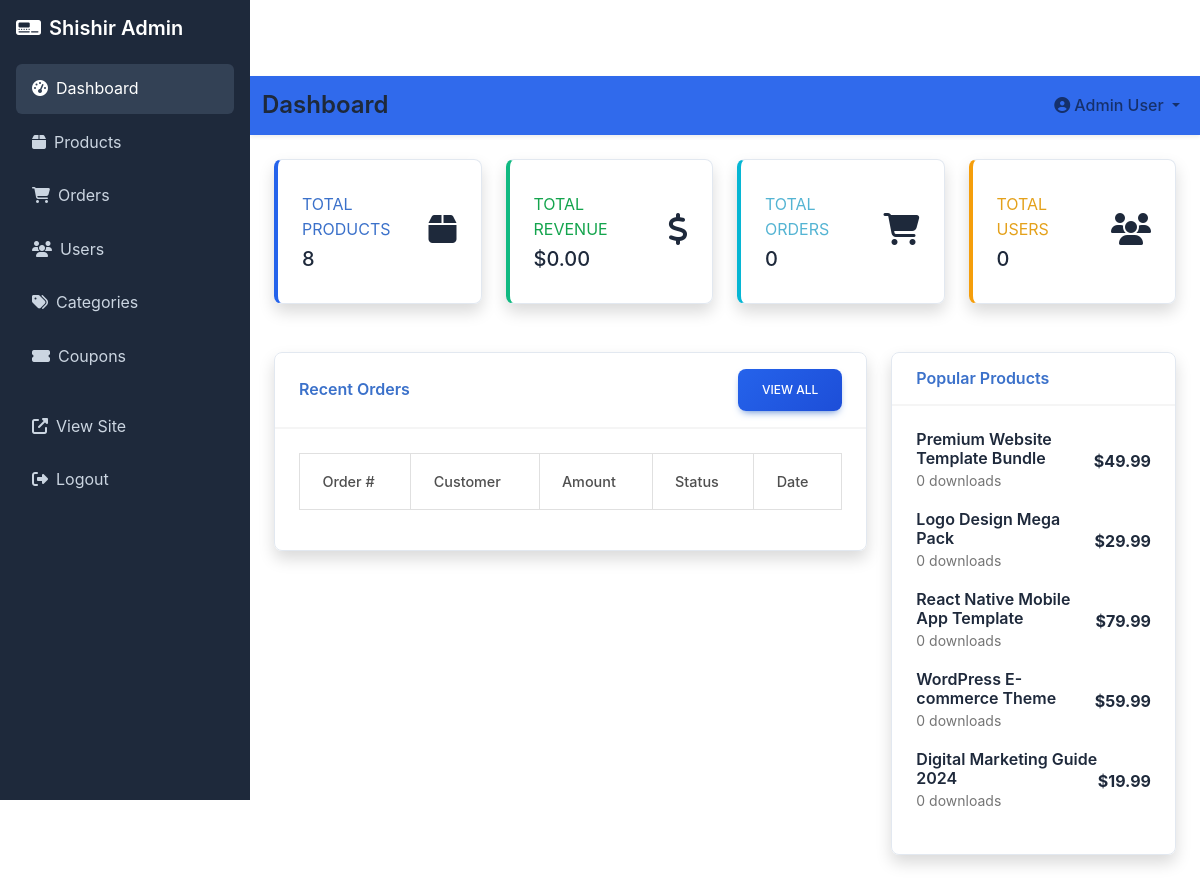
/admin/index.php (signed in), run on the app's committed database.
### tables this page shows
CREATE TABLE `users` (
  `id` int(11) NOT NULL AUTO_INCREMENT,
  `name` varchar(255) NOT NULL,
  `email` varchar(255) NOT NULL,
  `password` varchar(255) NOT NULL,
  `role` enum('user','admin','super_admin') DEFAULT 'user',
  `status` enum('active','blocked','pending') DEFAULT 'active',
  `email_verified` tinyint(1) DEFAULT 0,
  `verification_token` varchar(255) DEFAULT NULL,
  `reset_token` varchar(255) DEFAULT NULL,
  `reset_expires` timestamp NULL DEFAULT NULL,
  `last_login` timestamp NULL DEFAULT NULL,
  `created_at` timestamp DEFAULT CURRENT_TIMESTAMP,
  `updated_at` timestamp DEFAULT CURRENT_TIMESTAMP ON UPDATE CURRENT_TIMESTAMP,
  PRIMARY KEY (`id`),
  UNIQUE KEY `email` (`email`),
  KEY `idx_email` (`email`),
  KEY `idx_role` (`role`),
  KEY `idx_status` (`status`)
);

CREATE TABLE `settings` (
  `id` int(11) NOT NULL AUTO_INCREMENT,
  `setting_key` varchar(255) NOT NULL,
  `setting_value` longtext,
  `setting_type` enum('text','number','boolean','json') DEFAULT 'text',
  `description` text,
  `created_at` timestamp DEFAULT CURRENT_TIMESTAMP,
  `updated_at` timestamp DEFAULT CURRENT_TIMESTAMP ON UPDATE CURRENT_TIMESTAMP,
  PRIMARY KEY (`id`),
  UNIQUE KEY `setting_key` (`setting_key`)
);

CREATE TABLE `products` (
  `id` int(11) NOT NULL AUTO_INCREMENT,
  `title` varchar(255) NOT NULL,
  `slug` varchar(255) NOT NULL,
  `description` longtext,
  `short_description` text,
  `price` decimal(10,2) NOT NULL DEFAULT 0.00,
  `sale_price` decimal(10,2) DEFAULT NULL,
  `category_id` int(11) DEFAULT NULL,
  `images` json DEFAULT NULL,
  `file_path` varchar(500) DEFAULT NULL,
  `file_size` bigint(20) DEFAULT NULL,
  `demo_url` varchar(500) DEFAULT NULL,
  `tags` json DEFAULT NULL,
  `featured` tinyint(1) DEFAULT 0,
  `downloads_count` int(11) DEFAULT 0,
  `views_count` int(11) DEFAULT 0,
  `rating` decimal(3,2) DEFAULT 0.00,
  `reviews_count` int(11) DEFAULT 0,
  `status` enum('active','inactive','draft') DEFAULT 'active',
  `created_at` timestamp DEFAULT CURRENT_TIMESTAMP,
  `updated_at` timestamp DEFAULT CURRENT_TIMESTAMP ON UPDATE CURRENT_TIMESTAMP,
  PRIMARY KEY (`id`),
  UNIQUE KEY `slug` (`slug`),
  KEY `category_id` (`category_id`),
  KEY `idx_status` (`status`),
  KEY `idx_featured` (`featured`),
  KEY `idx_price` (`price`),
  FULLTEXT KEY `search_idx` (`title`,`description`,`short_description`),
  CONSTRAINT `products_ibfk_1` FOREIGN KEY (`category_id`) REFERENCES `categories` (`id`) ON DELETE SET NULL
);

### includes/functions.php (called while the page is built, shortened)
<?php
function getUserById($id) {
    global $pdo;
    $stmt = $pdo->prepare("SELECT * FROM users WHERE id = ?");
    $stmt->execute([$id]);
    return $stmt->fetch();
}
function isSuperAdmin() {
    $user = getUserById($_SESSION['user_id']);
    return $user && $user['role'] === 'super_admin';
}
function getSetting($key, $default = null) {
    global $pdo;
    $stmt = $pdo->prepare("SELECT setting_value FROM settings WHERE setting_key = ?");
    $stmt->execute([$key]);
    $result = $stmt->fetchColumn();
    return $result !== false ? $result : $default;
}
function formatPrice($amount, $currency = null) {
    if (!$currency) {
        $currency = getSetting('currency', 'USD');
    }
    $symbols = [
        'USD' => '$',
        'EUR' => '€',
        'GBP' => '£',
        'INR' => '₹'
    ];
    $symbol = $symbols[$currency] ?? $currency . ' ';
    return $symbol . number_format($amount, 2);
}
?>

### admin/index.php (the view, shortened to what this page needs)
<?php
require_once '../config/database.php';
require_once '../includes/functions.php';
$user = getUserById($_SESSION['user_id']);
$stats = [];
$stmt = $pdo->query("SELECT COUNT(*) FROM products WHERE status = 'active'");
$stats['total_products'] = $stmt->fetchColumn();
$stmt = $pdo->query("SELECT COUNT(*) FROM users WHERE role = 'user'");
$stats['total_users'] = $stmt->fetchColumn();
$stmt = $pdo->query("SELECT COUNT(*) FROM orders");
$stats['total_orders'] = $stmt->fetchColumn();
$stmt = $pdo->query("SELECT SUM(total_amount) FROM orders WHERE payment_status = 'completed'");
$stats['total_revenue'] = $stmt->fetchColumn() ?: 0;
$stmt = $pdo->query("SELECT * FROM products WHERE status = 'active'
                    ORDER BY downloads_count DESC LIMIT 5");
$popularProducts = $stmt->fetchAll();
?>
<!DOCTYPE html>
<html lang="en">
<head>
    <link href="https://cdnjs.cloudflare.com/ajax/libs/mdb-ui-kit/6.4.2/mdb.min.css" rel="stylesheet">
    <link href="https://cdnjs.cloudflare.com/ajax/libs/font-awesome/6.4.0/css/all.min.css" rel="stylesheet">
    <link href="../assets/css/style.css" rel="stylesheet">
</head>
<body>
    <nav class="sidebar position-fixed top-0 start-0 d-none d-md-block" style="width: 250px; z-index: 1000;">
        <div class="p-3">
            <h5 class="text-white mb-4">
                <i class="fas fa-digital-tachograph me-2"></i>Shishir Admin
            </h5>
            <ul class="nav flex-column">
                <li class="nav-item">
                    <a class="nav-link active" href="index.php">
                        <i class="fas fa-tachometer-alt me-2"></i>Dashboard
                    </a>
                </li>
                <li class="nav-item">
                    <a class="nav-link" href="products.php">
                        <i class="fas fa-box me-2"></i>Products
                    </a>
                </li>
                <li class="nav-item">
                    <a class="nav-link" href="orders.php">
                        <i class="fas fa-shopping-cart me-2"></i>Orders
                    </a>
                </li>
                <li class="nav-item">
                    <a class="nav-link" href="users.php">
                        <i class="fas fa-users me-2"></i>Users
                    </a>
                </li>
                <li class="nav-item">
                    <a class="nav-link" href="categories.php">
                        <i class="fas fa-tags me-2"></i>Categories
                    </a>
                </li>
                <li class="nav-item">
                    <a class="nav-link" href="coupons.php">
                        <i class="fas fa-ticket-alt me-2"></i>Coupons
                    </a>
                </li>
                <?php if (isSuperAdmin()): ?>
                <li class="nav-item">
                    <a class="nav-link" href="settings.php">
                        <i class="fas fa-cog me-2"></i>Settings
                    </a>
                </li>
                <?php endif; ?>
                <li class="nav-item mt-3">
                    <a class="nav-link" href="../index.php" target="_blank">
                        <i class="fas fa-external-link-alt me-2"></i>View Site
                    </a>
                </li>
                <li class="nav-item">
                    <a class="nav-link" href="../auth/logout.php">
                        <i class="fas fa-sign-out-alt me-2"></i>Logout
                    </a>
                </li>
            </ul>
        </div>
    </nav>
    <div class="main-content">
        <nav class="navbar navbar-expand-lg navbar-light bg-white shadow-sm">
            <div class="container-fluid">
                <h4 class="mb-0">Dashboard</h4>
                <div class="navbar-nav ms-auto">
                    <div class="nav-item dropdown">
                        <a class="nav-link dropdown-toggle" href="#" role="button" data-mdb-toggle="dropdown">
                            <i class="fas fa-user-circle me-1"></i><?php echo htmlspecialchars($user['name']); ?>
                        </a>
                    </div>
                </div>
            </div>
        </nav>
        <div class="container-fluid p-4">
            <div class="row mb-4">
                <div class="col-xl-3 col-md-6 mb-4">
                    <div class="card border-left-primary shadow h-100 py-2">
                        <div class="card-body">
                            <div class="row no-gutters align-items-center">
                                <div class="col mr-2">
                                    <div class="text-xs font-weight-bold text-primary text-uppercase mb-1">
                                        Total Products
                                    </div>
                                    <div class="h5 mb-0 font-weight-bold text-gray-800">
                                        <?php echo number_format($stats['total_products']); ?>
                                    </div>
                                </div>
                                <div class="col-auto">
                                    <i class="fas fa-box fa-2x text-gray-300"></i>
                                </div>
                            </div>
                        </div>
                    </div>
                </div>
                <div class="col-xl-3 col-md-6 mb-4">
                    <div class="card border-left-success shadow h-100 py-2">
                        <div class="card-body">
                            <div class="row no-gutters align-items-center">
                                <div class="col mr-2">
                                    <div class="text-xs font-weight-bold text-success text-uppercase mb-1">
                                        Total Revenue
                                    </div>
                                    <div class="h5 mb-0 font-weight-bold text-gray-800">
                                        <?php echo formatPrice($stats['total_revenue']); ?>
                                    </div>
                                </div>
                                <div class="col-auto">
                                    <i class="fas fa-dollar-sign fa-2x text-gray-300"></i>
                                </div>
                            </div>
                        </div>
                    </div>
                </div>
                <div class="col-xl-3 col-md-6 mb-4">
                    <div class="card border-left-info shadow h-100 py-2">
                        <div class="card-body">
                            <div class="row no-gutters align-items-center">
                                <div class="col mr-2">
                                    <div class="text-xs font-weight-bold text-info text-uppercase mb-1">
                                        Total Orders
                                    </div>
                                    <div class="h5 mb-0 font-weight-bold text-gray-800">
                                        <?php echo number_format($stats['total_orders']); ?>
                                    </div>
                                </div>
                                <div class="col-auto">
                                    <i class="fas fa-shopping-cart fa-2x text-gray-300"></i>
                                </div>
                            </div>
                        </div>
                    </div>
                </div>
                <div class="col-xl-3 col-md-6 mb-4">
                    <div class="card border-left-warning shadow h-100 py-2">
                        <div class="card-body">
                            <div class="row no-gutters align-items-center">
                                <div class="col mr-2">
                                    <div class="text-xs font-weight-bold text-warning text-uppercase mb-1">
                                        Total Users
                                    </div>
                                    <div class="h5 mb-0 font-weight-bold text-gray-800">
                                        <?php echo number_format($stats['total_users']); ?>
                                    </div>
                                </div>
                                <div class="col-auto">
                                    <i class="fas fa-users fa-2x text-gray-300"></i>
                                </div>
                            </div>
                        </div>
                    </div>
                </div>
            </div>
            <div class="row">
                <div class="col-lg-8 mb-4">
                    <div class="card shadow">
                        <div class="card-header py-3 d-flex justify-content-between align-items-center">
                            <h6 class="m-0 font-weight-bold text-primary">Recent Orders</h6>
                            <a href="orders.php" class="btn btn-primary btn-sm">View All</a>
                        </div>
                        <div class="card-body">
                            <div class="table-responsive">
                                <table class="table table-bordered">
                                    <thead>
                                        <tr>
                                            <th>Order #</th>
                                            <th>Customer</th>
                                            <th>Amount</th>
                                            <th>Status</th>
                                            <th>Date</th>
                                        </tr>
                                    </thead>
                                </table>
                            </div>
                        </div>
                    </div>
                </div>
                <div class="col-lg-4 mb-4">
                    <div class="card shadow">
                        <div class="card-header py-3">
                            <h6 class="m-0 font-weight-bold text-primary">Popular Products</h6>
                        </div>
                        <div class="card-body">
                            <?php foreach ($popularProducts as $product): ?>
                                <div class="d-flex align-items-center mb-3">
                                    <div class="flex-grow-1">
                                        <h6 class="mb-0"><?php echo htmlspecialchars($product['title']); ?></h6>
                                        <small class="text-muted"><?php echo $product['downloads_count']; ?> downloads</small>
                                    </div>
                                    <span class="fw-bold"><?php echo formatPrice($product['price']); ?></span>
                                </div>
                            <?php endforeach; ?>
                        </div>
                    </div>
                </div>
            </div>
        </div>
    </div>
</body>
</html>

### assets/css/style.css (style rules this page uses)
:root { --primary-color: #2563eb; --secondary-color: #64748b; --success-color: #10b981; --warning-color: #f59e0b; --danger-color: #ef4444; --dark-color: #1e293b; --light-color: #f8fafc; --border-radius: 8px; --box-shadow: 0 4px 6px -1px rgba(0, 0, 0, 0.1); --transition: all 0.3s ease; }
* { box-sizing: border-box; }
body { font-family: 'Inter', -apple-system, BlinkMacSystemFont, 'Segoe UI', Roboto, sans-serif; line-height: 1.6; color: var(--text-primary, #1e293b); background-color: var(--bg-primary, #ffffff); transition: var(--transition); padding-top: 76px; }
h1, h2, h3, h4, h5, h6 { font-weight: 600; line-height: 1.2; margin-bottom: 1rem; }
.navbar { backdrop-filter: blur(10px); background-color: rgba(37, 99, 235, 0.95) !important; box-shadow: var(--box-shadow); }
.navbar-nav .nav-link { font-weight: 500; padding: 0.5rem 1rem; border-radius: var(--border-radius); transition: var(--transition); }
.card { border: none; border-radius: var(--border-radius); box-shadow: var(--box-shadow); transition: var(--transition); background-color: var(--bg-primary); border: 1px solid var(--border-color, #e2e8f0); }
.btn { border-radius: var(--border-radius); font-weight: 500; padding: 0.75rem 1.5rem; transition: var(--transition); border: none; }
.btn-primary { background: linear-gradient(135deg, var(--primary-color) 0%, #1d4ed8 100%); }

### admin/index.php (style rules this page uses)
.sidebar { min-height: 100vh; background: #1e293b; }
.sidebar .nav-link { color: #cbd5e1; padding: 0.75rem 1rem; border-radius: 0.375rem; margin-bottom: 0.25rem; }
.sidebar .nav-link:hover, .sidebar .nav-link.active { background: #334155; color: white; }
.main-content { margin-left: 250px; }
.border-left-primary { border-left: 4px solid #2563eb !important; }
.border-left-success { border-left: 4px solid #10b981 !important; }
.border-left-info { border-left: 4px solid #06b6d4 !important; }
.border-left-warning { border-left: 4px solid #f59e0b !important; }

### data on the page
users: name "Admin User"
settings: setting_value "$0.00"
products: title "Premium Website Template Bundle", downloads_count "0", price.setting_value "$49.99"
products: title "Logo Design Mega Pack", downloads_count "0", price.setting_value "$29.99"
products: title "React Native Mobile App Template", downloads_count "0", price.setting_value "$79.99"
products: title "WordPress E-commerce Theme", downloads_count "0", price.setting_value "$59.99"
products: title "Digital Marketing Guide 2024", downloads_count "0", price.setting_value "$19.99"

### other printed values
$stats['total_products'] "8"
$stats['total_orders'] "0"
$stats['total_users'] "0"
